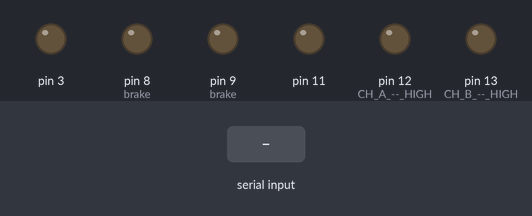
A sketch run on a simulated Arduino Uno, built with avr-gcc and run on an emulated ATmega328P. Parts: output pins drawn as LEDs (lit = HIGH). The inputs (shaded band) are chosen by the test bench.

Above: at 1.2 s.
1.3 s: byte 131 (131) received over Serial
At 2.6 s:
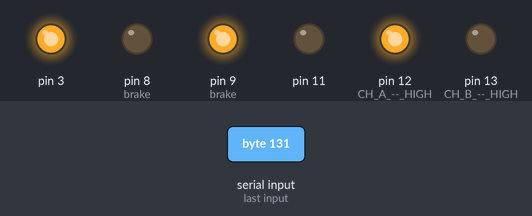
2.9 s: byte 132 (132) received over Serial
At 3.9 s:
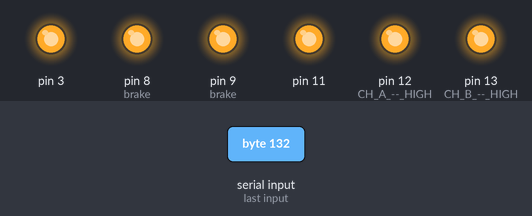
4.5 s: byte 160 (160) received over Serial
At 5.1 s:
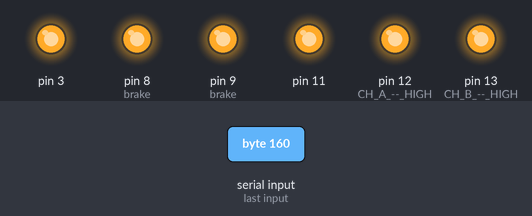
6.1 s: byte 131 (131) received over Serial
At 7.5 s:
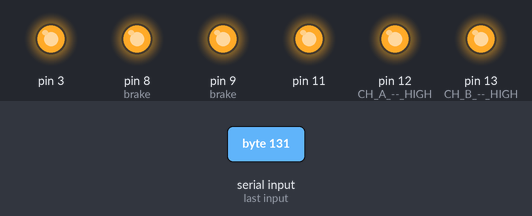
Timing chart, 0 to 8.7 s (numbered marks = the images above; inputs shaded):
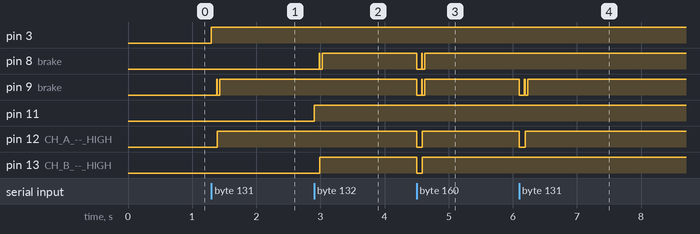

The sketch:

Snare.ino
```cpp
int event = 0;

int strikelegnth = 80;

int incomingByte = 0;


void setup() {

  //establish motor direction toggle pins
  pinMode(12, OUTPUT); //CH A -- HIGH = forwards and LOW = backwards???
  pinMode(13, OUTPUT); //CH B -- HIGH = forwards and LOW = backwards???

  //establish motor brake pins
  pinMode(9, OUTPUT); //brake (disable) CH A
  pinMode(8, OUTPUT); //brake (disable) CH B

  digitalWrite(9, LOW);  //ENABLE CH A
  digitalWrite(8, LOW); //ENABLE CH B


  Serial.begin(57600);

 cli();//stop interrupts

  //set timer2 interrupt every 128us
  TCCR2A = 0;// set entire TCCR2A register to 0
  TCCR2B = 0;// same for TCCR2B
  TCNT2  = 0;//initialize counter value to 0
  // set compare match register for 7.8khz increments
  OCR2A = 255;// = (16*10^6) / (7812.5*8) - 1 (must be <256)
  // turn on CTC mode
  TCCR2A |= (1 << WGM21);
  // Set CS11 bit for 8 prescaler
  TCCR2B |= (1 << CS11);
  // enable timer compare interrupt
  TIMSK2 |= (1 << OCIE2A);

  sei();//allow interrupts

}

void loop() {

 if(event == 1){

   if (incomingByte == 131) {
       //start down
       digitalWrite(9, LOW); //Disengage the Brake for Channel A
       digitalWrite(12, LOW);   //Sets direction of CH A
       analogWrite(3, 255);   //Moves CH A

       //strike time
       delay(strikelegnth);

       //stop
       digitalWrite(9, HIGH); //Engage the Brake for Channel A
       delay(10);

       //go back
       digitalWrite(9, LOW); //Disengage the Brake for Channel A
       digitalWrite(12, HIGH);   //Sets direction of CH A
       analogWrite(3, 255);   //Moves CH A

       //recoil time
       delay(40);

       //stop
       digitalWrite(9, HIGH); //Engage the Brake for Channel A

       event = 0;
   }


   if (incomingByte == 132) {
       //start down
       digitalWrite(8, LOW); //Disengage the Brake for Channel A
       digitalWrite(13, LOW);   //Sets direction of CH A
       analogWrite(11, 255);   //Moves CH A

       //strike time
       delay(strikelegnth);

       //stop
       digitalWrite(8, HIGH); //Engage the Brake for Channel A
       delay(10);

       //go back
       digitalWrite(8, LOW); //Disengage the Brake for Channel A
       digitalWrite(13, HIGH);   //Sets direction of CH A
       analogWrite(11, 255);   //Moves CH A

       //recoil time
       delay(40);

       //stop
       digitalWrite(8, HIGH); //Engage the Brake for Channel A

       event = 0;
   }

   if (incomingByte == 160) {
       //start down
       digitalWrite(9, LOW); //Disengage the Brake for Channel A
       digitalWrite(12, LOW);   //Sets direction of CH A
       analogWrite(3, 255);   //Moves CH A

       digitalWrite(8, LOW); //Disengage the Brake for Channel A
       digitalWrite(13, LOW);   //Sets direction of CH A
       analogWrite(11, 255);   //Moves CH A

       //strike time
       delay(strikelegnth);

       //stop
       digitalWrite(8, HIGH); //Engage the Brake for Channel A
       digitalWrite(9, HIGH); //Engage the Brake for Channel A
       delay(10);

       //go back
       digitalWrite(9, LOW); //Disengage the Brake for Channel A
       digitalWrite(12, HIGH);   //Sets direction of CH A
       analogWrite(3, 255);   //Moves CH A

       digitalWrite(8, LOW); //Disengage the Brake for Channel A
       digitalWrite(13, HIGH);   //Sets direction of CH A
       analogWrite(11, 255);   //Moves CH A

       //recoil time
       delay(40);

       //stop
       digitalWrite(8, HIGH); //Engage the Brake for Channel A
       digitalWrite(9, HIGH); //Engage the Brake for Channel A

       event = 0;
   }
 }
}


ISR(TIMER2_COMPA_vect) {
  do{
    if (Serial.available()){
      incomingByte = Serial.read();
      event = 1;
    }//end if serial available
  }//end do
 while (Serial.available() > 8);
}
```

Measured:
- after the input at 1.3 s, pin 3: LOW → HIGH at once; pin 9 (brake): LOW → HIGH after 0.08 s, → LOW 0.01 s later, → HIGH 0.04 s later; pin 12 (CH_A_--_HIGH): LOW → HIGH after 0.09 s
- after the input at 2.9 s, pin 8 (brake): LOW → HIGH after 0.08 s, → LOW 0.01 s later, → HIGH 0.04 s later; pin 11: LOW → HIGH at once; pin 13 (CH_B_--_HIGH): LOW → HIGH after 0.09 s
- after the input at 4.5 s, pin 8 (brake), pin 9 (brake): alternates HIGH for 0.01 s and LOW for 0.06 s, 4 changes in all, then stays HIGH, starting at once; pin 12 (CH_A_--_HIGH), pin 13 (CH_B_--_HIGH): HIGH → LOW at once, → HIGH 0.09 s later
- after the input at 6.1 s, pin 9 (brake): alternates HIGH for 0.01 s and LOW for 0.06 s, 4 changes in all, then stays HIGH, starting at once; pin 12 (CH_A_--_HIGH): HIGH → LOW at once, → HIGH 0.09 s later
